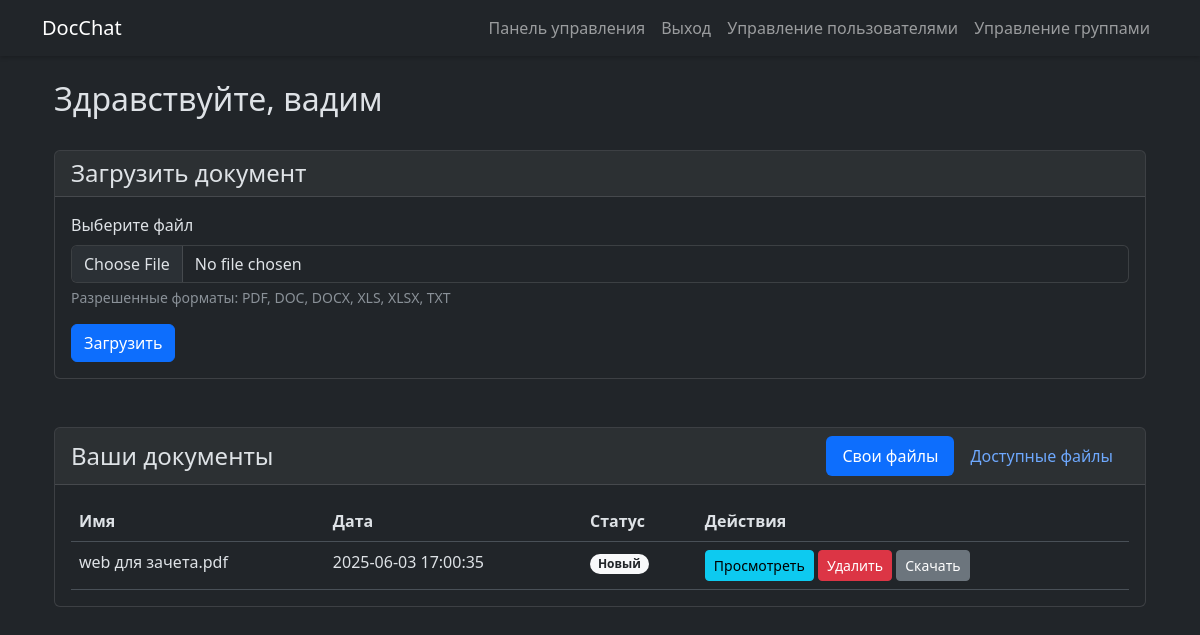
Before: /dashboard/ (signed in) with the older database file.
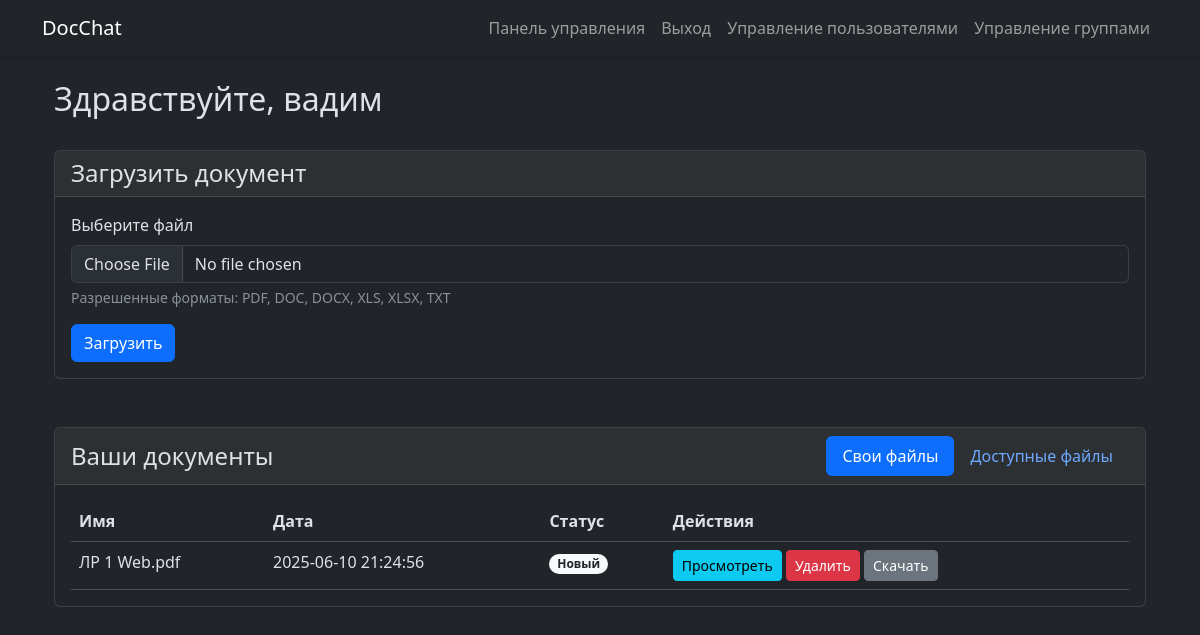
After: the same page with the newer database file.
### webapp/models.py (models this page shows, shortened)
class Document(models.Model):
    STATUS_CHOICES = [
        ('new', 'Новый'),
        ('in_progress', 'В работе'),
        ('approved', 'Подтвержден'),
        ('rejected', 'Отказ'),
    ]
    filename = models.CharField(max_length=255)
    original_filename = models.CharField(max_length=255)
    content_type = models.CharField(max_length=50)
    owner = models.ForeignKey(CustomUser, on_delete=models.CASCADE, related_name='owned_documents')
    is_encrypted = models.BooleanField(default=False)
    upload_date = models.DateTimeField(auto_now_add=True)
    status = models.CharField(max_length=20, choices=STATUS_CHOICES, default='new')
    shared_users = models.ManyToManyField(CustomUser, related_name='shared_documents', blank=True)
    shared_groups = models.ManyToManyField(UserGroup, related_name='shared_documents', blank=True)

### webapp/views.py (the view)
# urls.py: path("dashboard/", views.dashboard, name="dashboard"),
@login_required
def dashboard(request):
    own_documents = Document.objects.filter(owner=request.user)
    shared_by_users = Document.objects.filter(shared_users=request.user)
    shared_by_groups = Document.objects.filter(shared_groups__in=request.user.custom_groups.all())
    accessible_documents = (shared_by_users | shared_by_groups).distinct()
    return render(request, "dashboard.html", {
        "documents": own_documents,
        "accessible_documents": accessible_documents,
    })

### templates/dashboard.html (shortened to what the changed rows need)
{% extends "base.html" %}
{% block content %}
<div class="container-fluid">
    <div class="row mb-4">
        <div class="col">
            <h2>Здравствуйте, {{ request.user.full_name }}</h2>
        </div>
    </div>
    <div class="row">
        <div class="col">
            <div class="card">
                <div class="card-body tab-content">
                    <div class="tab-pane fade show active" id="own-documents">
                        {% if documents %}
                            <div class="table-responsive">
                                <table class="table">
                                    <thead>
                                        <tr>
                                            <th>Имя</th>
                                            <th>Дата</th>
                                            <th>Статус</th>
                                            <th>Действия</th>
                                        </tr>
                                    </thead>
                                    <tbody>
                                        {% for doc in documents %}
                                        <tr>
                                            <td>{{ doc.original_filename }}</td>
                                            <td>{{ doc.upload_date|date:"Y-m-d H:i:s" }}</td>
                                            <td>
                                                {% if doc.status == 'new' %}
                                                    <span class="badge bg-light text-dark rounded-pill">Новый</span>
                                                {% elif doc.status == 'in_progress' %}
                                                    <span class="badge bg-warning text-dark rounded-pill">В работе</span>
                                                {% elif doc.status == 'approved' %}
                                                    <span class="badge bg-success text-white rounded-pill">Подтвержден</span>
                                                {% elif doc.status == 'rejected' %}
                                                    <span class="badge bg-danger text-white rounded-pill">Отказ</span>
                                                {% endif %}
                                            </td>
                                            <td>
                                                <a href="{% url 'view_document' doc.id %}" class="btn btn-sm btn-info">Просмотреть</a>
                                                <a href="{% url 'delete_document' doc.id %}" class="btn btn-sm btn-danger">Удалить</a>
                                                <a href="{% url 'download_document' doc.id %}" class="btn btn-sm btn-secondary">Скачать</a>
                                            </td>
                                        </tr>
                                        {% endfor %}
                                    </tbody>
                                </table>
                            </div>
                        {% else %}
                            <p class="text-center">Документы еще не загружены.</p>
                        {% endif %}
                    </div>
                </div>
            </div>
        </div>
    </div>
</div>
{% endblock %}

Changed rows visible on the page:
removed Document: original_filename "web для зачета.pdf", upload_date "2025-06-03 17:00:35", status "Новый"
added Document: original_filename "ЛР 1 Web.pdf", upload_date "2025-06-10 21:24:56", status "Новый"
